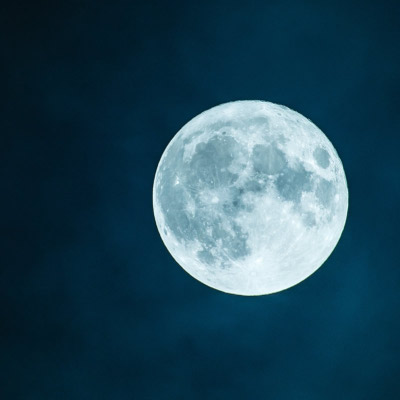
#> input picture images/moon.jpg, 400 x 400 px
$ python main.py
#> lines starting #> are read from the running program, lines starting #| are printed output that depends on the picture; after the words box and inside, x2 and y2 are one past the last pixel; in counts of white or black regions, pixels touching at a corner belong together
### enhance/border.py
import cv2
import numpy as np

img = cv2.imread('images/moon.jpg')
#> img is the input picture: shape (400, 400, 3); mean B, G, R 88.1, 70.9, 34.4
gray = cv2.cvtColor(img, cv2.COLOR_BGR2GRAY)
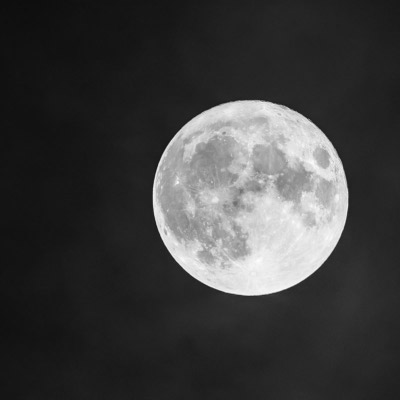
#> gray: shape (400, 400); min 13, max 253, mean 61.9

def canny_th_func(lt):
#> called with lt = 10
    detected_edges = cv2.GaussianBlur(gray, (3, 3), 0)
    detected_edges = cv2.Canny(detected_edges, lt, lt * 2)
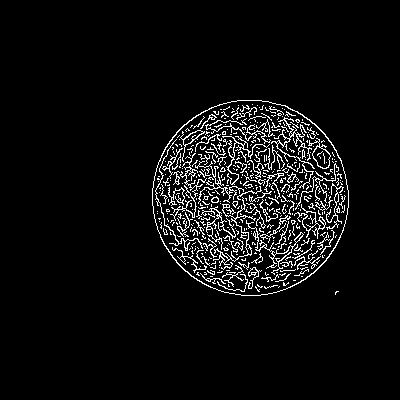
#> detected_edges: shape (400, 400); 5.4% white in thin lines or dots, all inside (x1, y1, x2, y2) = (152, 100, 349, 296)
    cv2.imshow('canny', detected_edges)

def canny_test():
    low_th = 10
    max_high_th = 200

    cv2.imshow('origin', img)

    cv2.namedWindow('canny')

    cv2.createTrackbar('low th:', 'canny', low_th, max_high_th, canny_th_func)

    canny_th_func(low_th)

### main.py
import cv2
import numpy as np
import random
import util.noise as noise
import enhance.space_add_mean as se
import enhance.space_gray_map as gm
import enhance.histogram_balance as hb
import enhance.filter as filter
import enhance.freq_low_pass as low_freq
import enhance.freq_high_pass as high_freq
import enhance.img_recover as recover
import enhance.morph as morph
import enhance.scale as scale
import enhance.border as border

if __name__ == '__main__':

    # [27 lines of commented-out code are left out]
    border.canny_test()

    cv2.waitKey(0)
